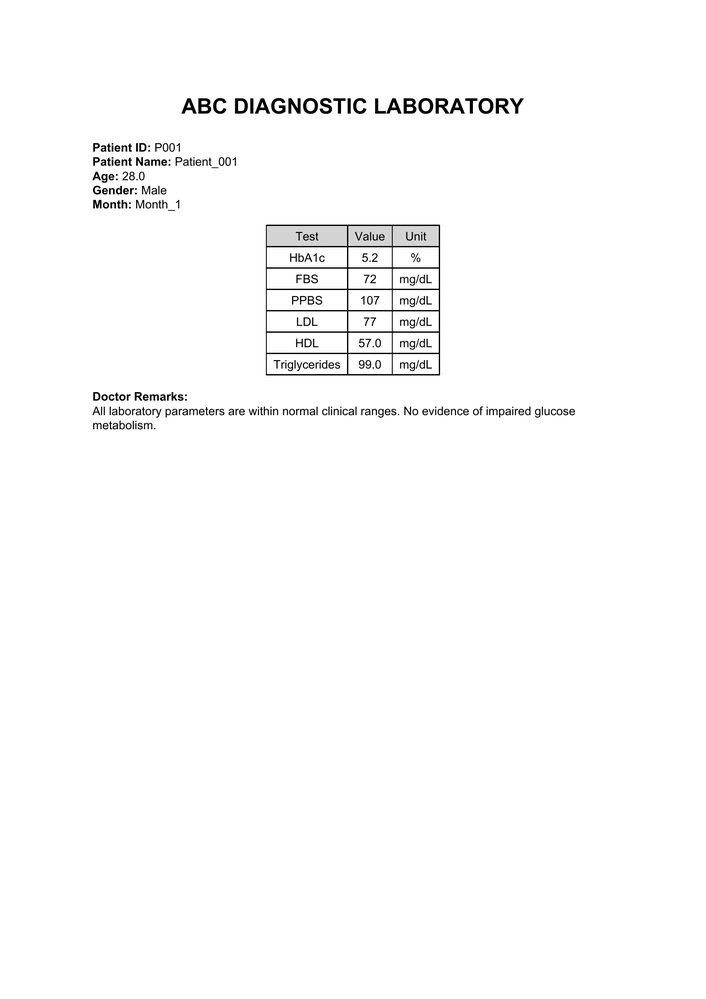
#> input picture reports_images/clean/P001_Month_1.png, 706 x 999 px, shrunk from 1654 x 2339 before the run
$ python -i ocr_extract_and_evaluate.py   (imports and definitions only)
#> lines starting #> are read from the running program, lines starting #| are printed output that depends on the picture; after the words box and inside, x2 and y2 are one past the last pixel; in counts of white or black regions, pixels touching at a corner belong together
#> in preprocess_image, img is the input picture: shape (999, 706, 3); min 0, max 255, mean 251.3
"""
What this does:
1. Loads every image in reports_images/clean/ and reports_images/degraded/
2. Removes table grid lines (preprocessing fix)
3. Runs Tesseract OCR on the cleaned image
4. Parses the raw OCR text using regex to pull out structured fields:
   Patient_ID, Month, HbA1c, FBS, PPBS, LDL, HDL, Triglycerides
5. Saves each parsed report as a JSON file in json_reports/
6. Compares extracted values against the ground truth in
   data/Synthetic_diabetes_dataset1.xlsx (Laboratory_Reports sheet)
7. Calculates OCR Accuracy and Character Error Rate, separately for
   clean vs degraded images
8. Saves a full results report to evaluation/ocr_evaluation_report.xlsx
"""

import os
import re
import json
import pandas as pd
import numpy as np
import cv2
import pytesseract
from PIL import Image

# -----------------------------
# Config -- EDIT THESE IF NEEDED
# -----------------------------

# If Tesseract isn't auto-detected on Windows, uncomment and set this:
# pytesseract.pytesseract.tesseract_cmd = r"C:\Program Files\Tesseract-OCR\tesseract.exe"

CLEAN_DIR = os.path.join("reports_images", "clean")
DEGRADED_DIR = os.path.join("reports_images", "degraded")
JSON_OUT_DIR = "json_reports"
EVAL_OUT_DIR = "evaluation"

EXCEL_PATH = os.path.join("data", "Synthetic_diabetes_dataset1.xlsx")
LAB_SHEET_NAME = "Laboratory_Reports"

# Set to True to also save the preprocessed (degridded) images for inspection
SAVE_PREPROCESSED_DEBUG = True
DEBUG_DIR = os.path.join("reports_images", "_debug_preprocessed")

# [4 lines not run here, left out]

NUMERIC_FIELDS = ["HbA1c", "FBS", "PPBS", "LDL", "HDL", "Triglycerides"]

HEADER_PATTERNS = {
    "Patient_ID": r"Patient\s*ID\s*[:\-]?\s*([A-Za-z]?\s?[\dOo]{2,4})",
    "Month":      r"Month\s*[:\-]?\s*(Month[_\s]?\d+)",
}


# -----------------------------
# Preprocessing: remove table grid lines
# -----------------------------
def remove_grid_lines(gray_img):
    """
    Detects and removes thin horizontal/vertical grid lines from a grayscale
    image (typical of ReportLab table borders) that otherwise confuse
    Tesseract's text-region detection and cause whole table cells to be
    skipped during OCR.
    """
    thresh = cv2.adaptiveThreshold(
        ~gray_img, 255, cv2.ADAPTIVE_THRESH_MEAN_C, cv2.THRESH_BINARY, 15, -2
    )
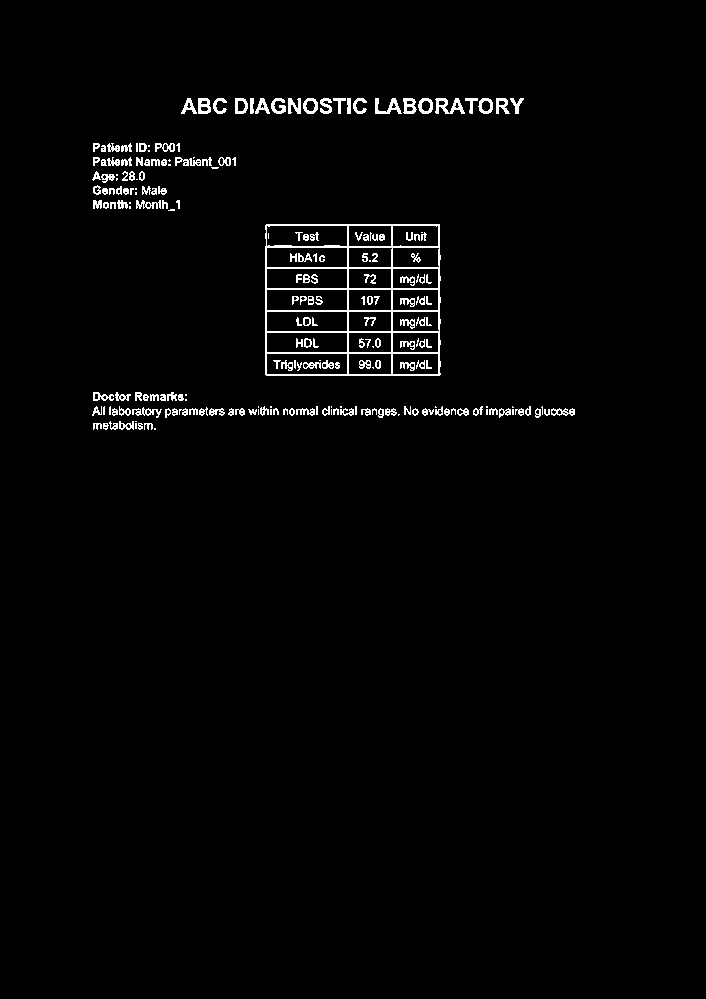
#> thresh: shape (999, 706); 1.9% white in thin lines or dots, all inside (x1, y1, x2, y2) = (92, 98, 575, 430)

    horizontal = thresh.copy()
    vertical = thresh.copy()

    cols = horizontal.shape[1]
#> cols = 706
    horizontal_size = max(cols // 30, 1)
#> horizontal_size = 23
    horizontal_structure = cv2.getStructuringElement(cv2.MORPH_RECT, (horizontal_size, 1))
    horizontal = cv2.erode(horizontal, horizontal_structure)
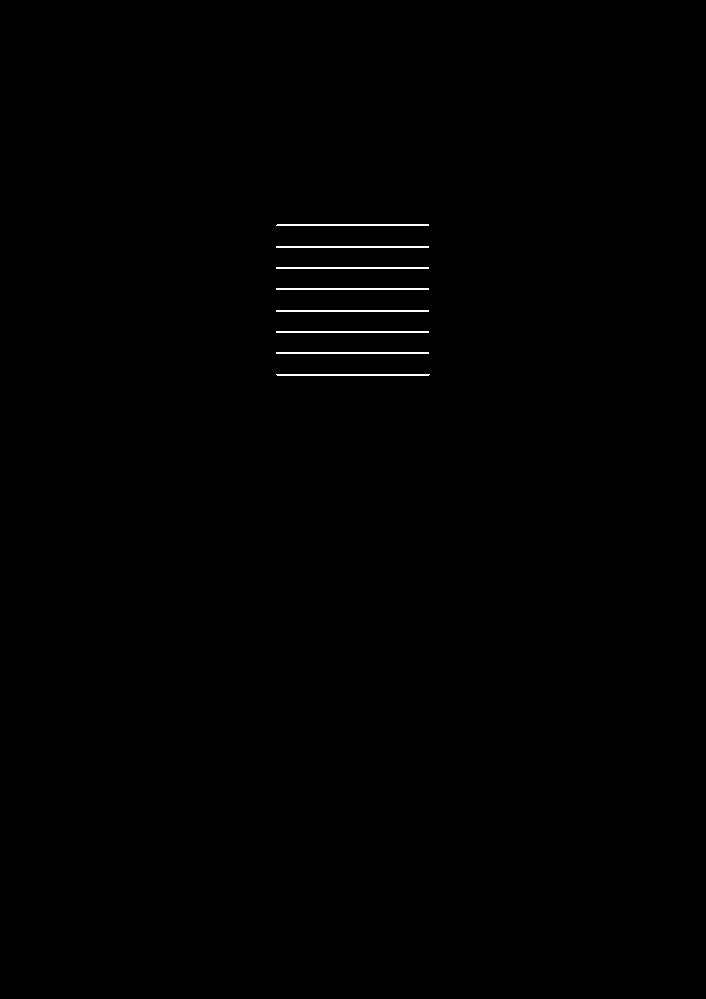
#> horizontal: shape (999, 706); 0.35% white in thin lines or dots, all inside (x1, y1, x2, y2) = (276, 224, 430, 376)
    horizontal = cv2.dilate(horizontal, horizontal_structure)
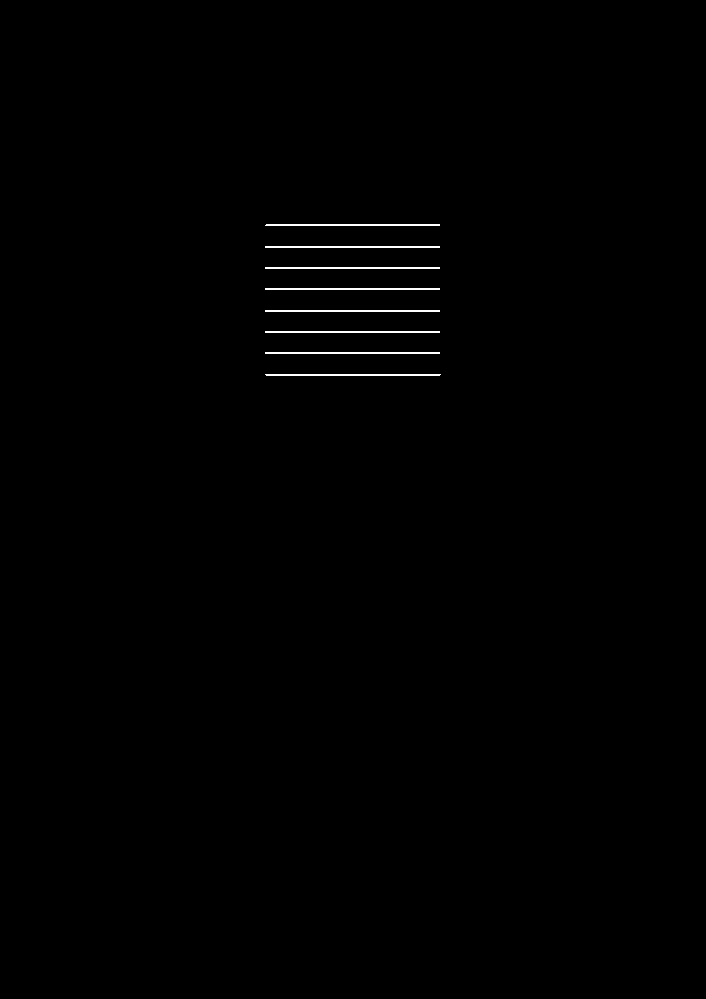
#> horizontal: shape (999, 706); 0.4% white in thin lines or dots, all inside (x1, y1, x2, y2) = (265, 224, 441, 376)

    rows = vertical.shape[0]
#> rows = 999
    vertical_size = max(rows // 30, 1)
#> vertical_size = 33
    vertical_structure = cv2.getStructuringElement(cv2.MORPH_RECT, (1, vertical_size))
#> vertical_structure = 33 values from 1 to 1
    vertical = cv2.erode(vertical, vertical_structure)
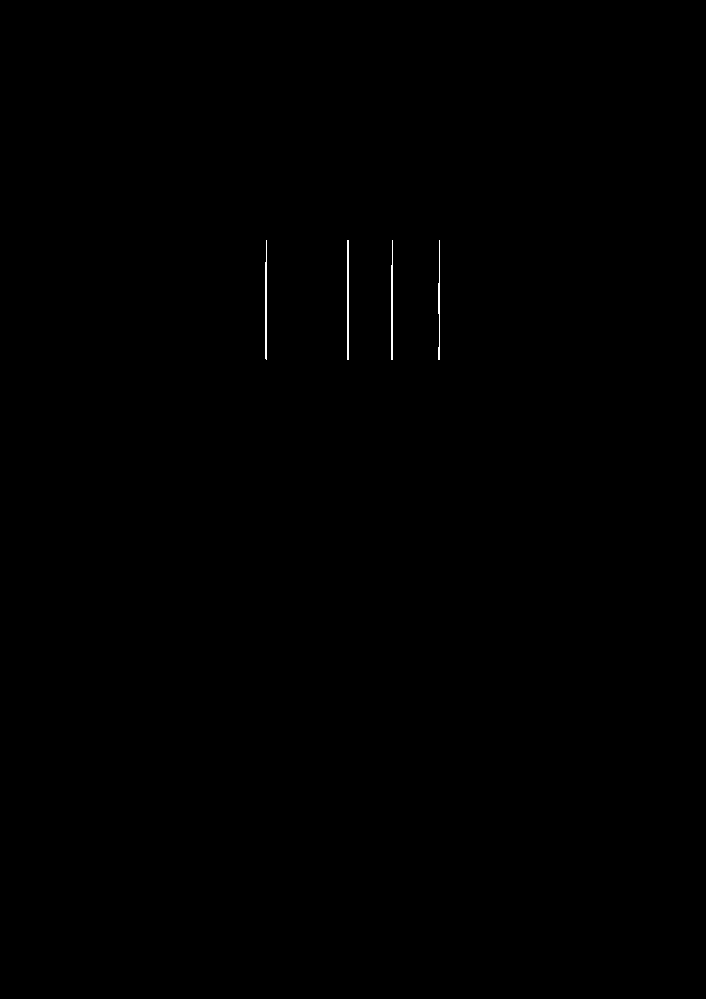
#> vertical: shape (999, 706); 0.12% white in thin lines or dots, all inside (x1, y1, x2, y2) = (265, 240, 440, 360)
    vertical = cv2.dilate(vertical, vertical_structure)
#> vertical: shape (999, 706); 0.16% white in thin lines or dots, all inside (x1, y1, x2, y2) = (265, 224, 440, 376)

    grid = cv2.add(horizontal, vertical)
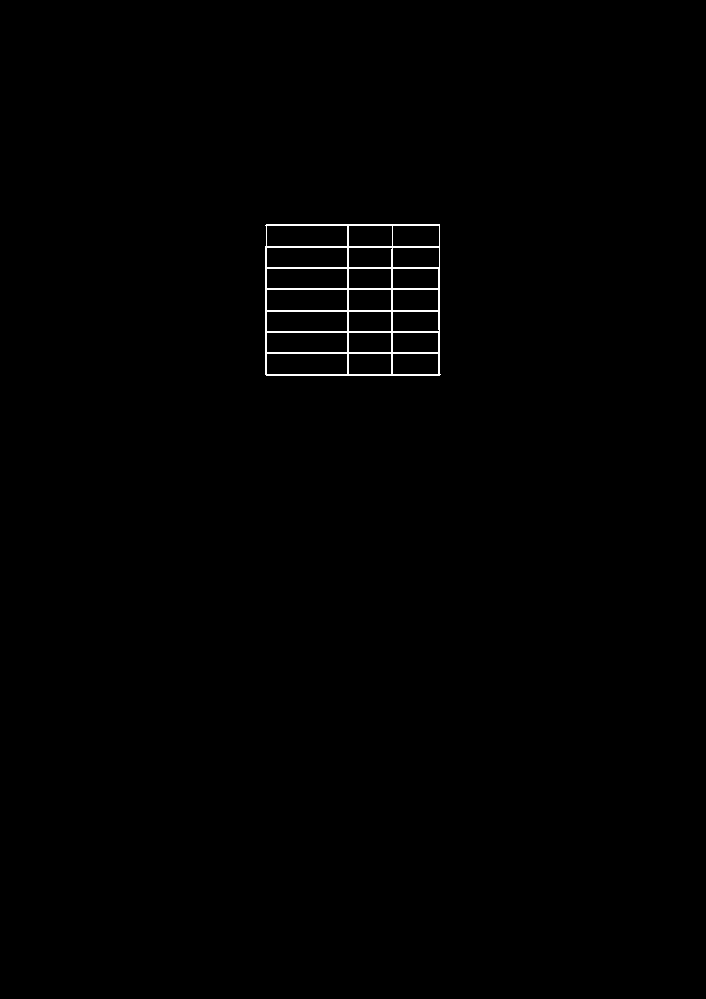
#> grid: shape (999, 706); 0.54% white in thin lines or dots, all inside (x1, y1, x2, y2) = (265, 224, 441, 376)
    grid_inv = cv2.bitwise_not(grid)
    result = cv2.bitwise_or(gray_img, cv2.bitwise_not(grid_inv))
    return result


def preprocess_image(image_path):
    """Load an image, convert to grayscale, strip grid lines, return a PIL Image."""
    img = cv2.imread(image_path)
    gray = cv2.cvtColor(img, cv2.COLOR_BGR2GRAY)
    cleaned = remove_grid_lines(gray)
    return Image.fromarray(cleaned)


# -----------------------------
# OCR
# -----------------------------
# [20 lines left out: functions run_ocr_on_image, parse_header_fields, not called in this run]


def clean_table_line(line):
    """Strip pipe/bracket noise left over from faint grid-line remnants."""
    return re.sub(r"[|\[\]_]+", " ", line)


# [283 lines left out: functions parse_table_fields, normalize_month, normalize_patient_id, load_ground_truth, values_match, char_error_rate and 4 more, not called in this run]


# [2 lines not run here, left out]

>>> result = preprocess_image('../reports_images/clean/P001_Month_1.png')
